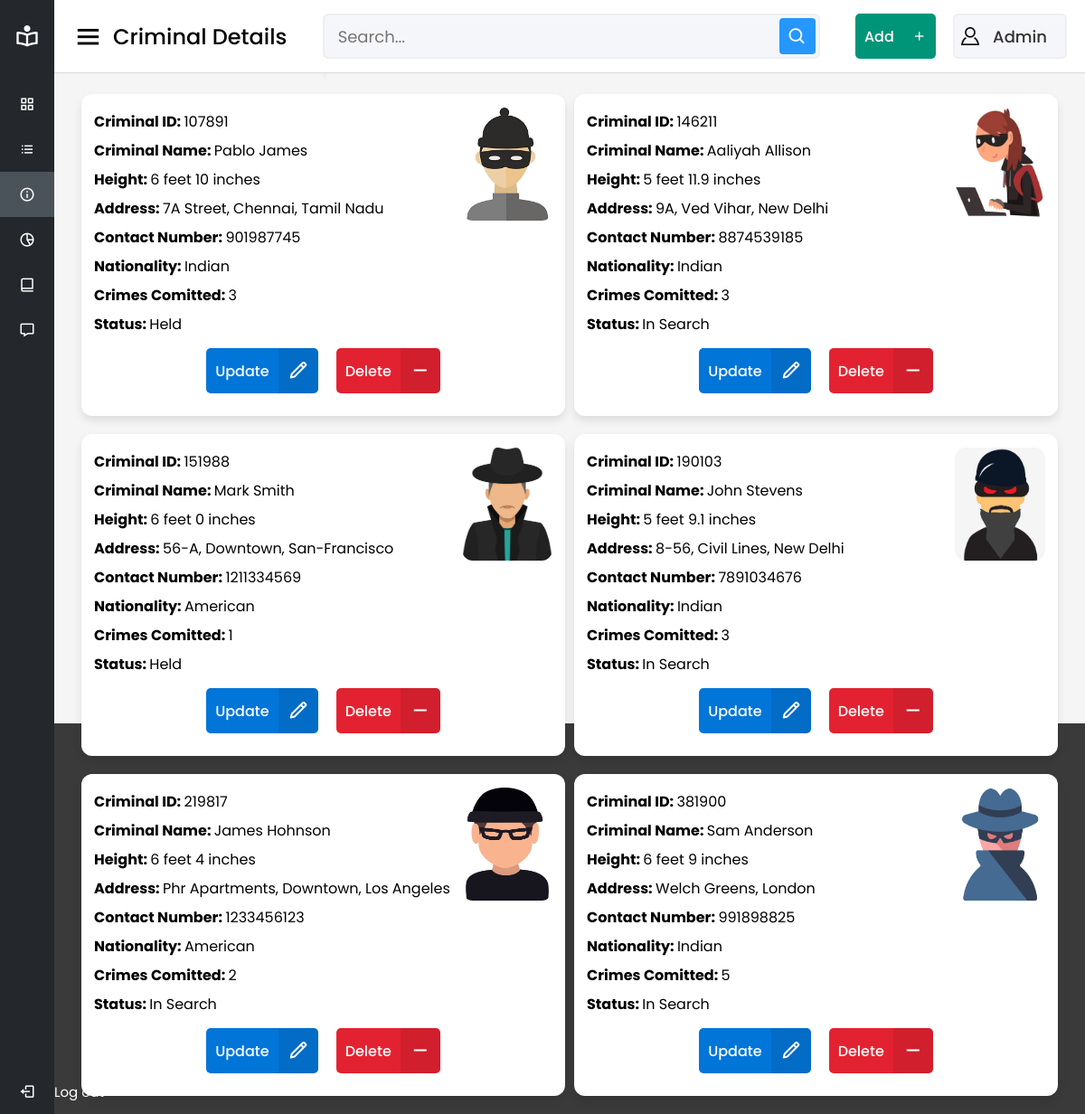
Screenshot of /Criminal-Record-Management-System-main/admin/criminal.php with the database file from the repository.
### tables this page shows
CREATE TABLE `criminal` (
  `Crino` int(6) NOT NULL,
  `Criname` varchar(30) NOT NULL,
  `status` varchar(20) NOT NULL,
  `height` varchar(20) NOT NULL,
  `contact` bigint(10) NOT NULL,
  `crimes_comm` int(5) NOT NULL,
  `address` varchar(100) NOT NULL,
  `nationality` varchar(25) NOT NULL,
  `image` varchar(2048) NOT NULL
);

### Criminal-Record-Management-System-main/admin/criminal.php (the view, shortened to what this page needs)
<?php
require_once 'pdo_connect.php';
$search = $_GET['search'] ?? '';
if ($search) {
    $statement = $pdo->prepare("SELECT * FROM criminal WHERE `Crino` LIKE '%$search%' OR `Criname` LIKE '%$search%' OR `status` LIKE '%$search%' OR `height` LIKE '%$search%' OR `contact` LIKE '%$search%' OR `crimes_comm` LIKE '%$search%' OR `address` LIKE '%$search%' OR `nationality` LIKE '%$search%'");
} else {
    $statement = $pdo->prepare('SELECT * FROM criminal');
}
$statement->execute();
$criminals = $statement->fetchAll(PDO::FETCH_ASSOC);
?>
<!DOCTYPE html>
<html lang="en" dir="ltr">
<head>
    <link rel="stylesheet" href="style.css">
    <link href='https://unpkg.com/boxicons@2.0.7/css/boxicons.min.css' rel='stylesheet'>
    <link rel="stylesheet" href="css/content.css">
</head>
<body>
    <div class="sidebar">
        <div class="logo-details">
            <i class='bx bx-book-reader'></i>
            <span class="logo_name">CRMS</span>
        </div>
        <ul class="nav-links">
            <li>
                <a href="dashboard.html">
                    <i class='bx bx-grid-alt'></i>
                    <span class="links_name">Dashboard</span>
                </a>
            </li>
            <li>
                <a href="police.php">
                    <i class='bx bx-list-ul'></i>
                    <span class="links_name">Police Details</span>
                </a>
            </li>
            <li>
                <a href="criminal.php" class="active">
                    <i class='bx bx-info-circle'></i>
                    <span class="links_name">Criminal Details</span>
                </a>
            </li>
            <li>
                <a href="crime.php">
                    <i class='bx bx-pie-chart-alt-2'></i>
                    <span class="links_name">Crime Details</span>
                </a>
            </li>
            <li>
                <a href="fir.php">
                    <i class='bx bx-book-alt'></i>
                    <span class="links_name">FIR</span>
                </a>
            </li>
            <li>
                <a href="queries.php">
                    <i class='bx bx-message'></i>
                    <span class="links_name">Queries</span>
                </a>
            </li>
            <li class="log_out">
                <a href="login.php">
                    <i class='bx bx-log-out'></i>
                    <span class="links_name">Log out</span>
                </a>
            </li>
        </ul>
    </div>
    <section class="home-section">
        <nav>
            <div class="sidebar-button">
                <i class='bx bx-menu sidebarBtn'></i>
                <span class="dashboard">Criminal Details</span>
            </div>
            <div class="search-box">
                <form>
                    <input style="height: 50px;" type="text" name="search" value="<?php echo $search ?>" placeholder="Search...">
                    <button type="submit"><i class='bx bx-search'></i></button>
                </form>
            </div>
            <div>
                <button type="button" class="add_button">
                    <span class="add_button_text"><a href="criminaladd.php">Add</a></span>
                    <span class="add_button_icon">
                        <i class='bx bx-plus'></i>
                    </span>
                </button>
            </div>
            <div class="profile-details">
                <img src="images\profile.png" alt="user_image">
                <span class="admin_name">Admin</span>
            </div>
        </nav>
        <div class="home-content">
            <div class="overview-boxes">
                <?php foreach ($criminals as $criminal) { ?> <div class="box">
                        <div class="right-side">
                            <div class="text">
                                <div>
                                    <?php
                                    echo "<img src='images/" . $criminal['image'] . "' width='100px' height='125px' align='right'>";
                                    ?>
                                </div>
                                <p><b>Criminal ID: </b><?php echo htmlspecialchars($criminal['Crino']); ?></p>
                                <p><b>Criminal Name: </b><?php echo htmlspecialchars($criminal['Criname']); ?></p>
                                <p><b>Height: </b><?php echo htmlspecialchars($criminal['height']); ?></p>
                                <p><b>Address: </b><?php echo htmlspecialchars($criminal['address']); ?></p>
                                <p><b>Contact Number: </b><?php echo htmlspecialchars($criminal['contact']); ?></p>
                                <p><b>Nationality: </b><?php echo htmlspecialchars($criminal['nationality']); ?></p>
                                <p><b>Crimes Comitted: </b><?php echo htmlspecialchars($criminal['crimes_comm']); ?></p>
                                <p><b>Status: </b><?php echo htmlspecialchars($criminal['status']); ?></p>
                                <div class="end_button">
                                    <div class="in_button">
                                        <button type="button" class="update_button">
                                            <span class="update_button_text"><a href="criminalupdate.php?id=<?php echo $criminal['Crino'] ?>">Update</a></span>
                                            <span class=" update_button_icon">
                                                <i class='bx bx-pencil'></i>
                                            </span>
                                        </button>
                                    </div>
                                    <div class="in_button">
                                        <form method="POST" action="criminaldelete.php">
                                            <button type="submit" class="delete_button">
                                                <span class="delete_button_text">Delete</span>
                                                <span class="delete_button_icon">
                                                    <i class='bx bx-minus'></i>
                                                </span>
                                            </button>
                                        </form>
                                    </div>
                                </div>
                            </div>
                        </div>
                    </div>
                <?php } ?>
            </div>
        </div>
    </section>
</html>

### Criminal-Record-Management-System-main/style.css (style rules this page uses)
* { margin: 0; padding: 0; box-sizing: border-box; font-family: 'Poppins', sans-serif; }
body { background-color: rgb(212, 232, 238); }
html, body { display: grid; height: 100vh; width: 100%; background: #3a3a3a; }
.box { width: 100%; display: flex; flex-direction: row; justify-content: space-evenly; }

### rows the page displays
criminal: image (picture), Crino "107891", Criname "Pablo James", height "6 feet 10 inches", address "7A Street, Chennai, Tamil Nadu", contact "901987745", nationality "Indian", crimes_comm "3", status "Held"
criminal: image (picture), Crino "146211", Criname "Aaliyah Allison", height "5 feet 11.9 inches", address "9A, Ved Vihar, New Delhi", contact "8874539185", nationality "Indian", crimes_comm "3", status "In Search"
criminal: image (picture), Crino "151988", Criname "Mark Smith", height "6 feet 0 inches", address "56-A, Downtown, San-Francisco", contact "1211334569", nationality "American", crimes_comm "1", status "Held"
criminal: image (picture), Crino "190103", Criname "John Stevens", height "5 feet 9.1 inches", address "8-56, Civil Lines, New Delhi", contact "7891034676", nationality "Indian", crimes_comm "3", status "In Search"
criminal: image (picture), Crino "219817", Criname "James Hohnson", height "6 feet 4 inches", address "Phr Apartments, Downtown, Los Angeles", contact "1233456123", nationality "American", crimes_comm "2", status "In Search"
criminal: image (picture), Crino "381900", Criname "Sam Anderson", height "6 feet 9 inches", address "Welch Greens, London", contact "991898825", nationality "Indian", crimes_comm "5", status "In Search"
